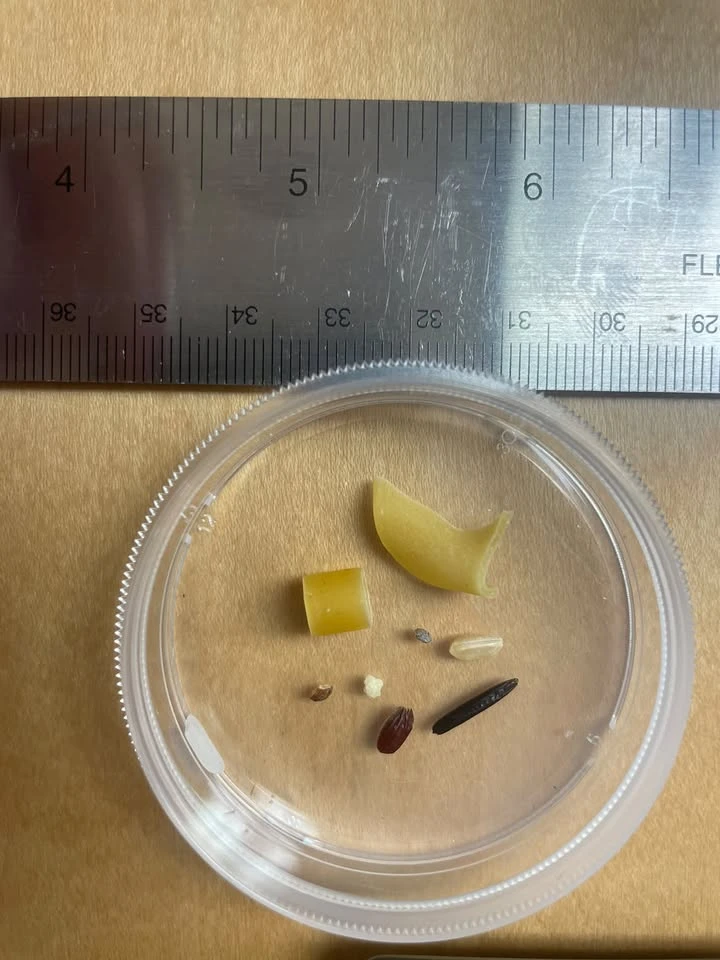
#> input picture vision/samples/dish_phone_01.webp, 720 x 960 px
$ python dish_sizer.py samples/dish_phone_01.webp   (older library calls are emulated)
#> lines starting #> are read from the running program, lines starting #| are printed output that depends on the picture
"""First-pass object sizing for a petri dish photo.

Finds the dish, separates objects from the background by colour difference,
and measures each object's length and width (the short side is what decides
whether it fits through a filter's holes).

Usage: python dish_sizer.py IMAGE [--px-per-mm 13.9] [--out annotated.png] [--json objects.json]
  Without --px-per-mm the scale comes from calibration.json (the mounted webcam).
"""
import argparse
import json
from pathlib import Path

import cv2
import numpy as np

CALIBRATION = Path(__file__).with_name("calibration.json")


RIM_RADIUS_MM = (28, 34)  # outer rim of the 63 mm dish (with or without lid), where its edge is strongest


def _edges(gray):
    """Horizontal and vertical brightness gradients."""
    return cv2.Sobel(gray, cv2.CV_32F, 1, 0), cv2.Sobel(gray, cv2.CV_32F, 0, 1)


# [12 lines left out: function _ring_scores, not called in this run]


def fit_rim(img, px_per_mm, scale=4):
    """Return (cx, cy, r) of the dish rim: the dish-sized circle with the strongest edge all the way round.

    Tries every centre where the whole dish fits in the photo on a 1/4-size edge map, then refines
    at full size. A straight edge such as a ruler lines up with only a small part of any circle, so
    it can't win, and a faint rim on white paper still beats the background.
    """
    gray = cv2.GaussianBlur(cv2.cvtColor(img, cv2.COLOR_BGR2GRAY), (5, 5), 0).astype(np.float32)
    small = _edges(cv2.resize(gray, None, fx=1 / scale, fy=1 / scale, interpolation=cv2.INTER_AREA))
    h, w = small[0].shape
    best = None
    for r_mm in np.arange(RIM_RADIUS_MM[0], RIM_RADIUS_MM[1] + 0.01, 0.5):
        r = r_mm * px_per_mm / scale
        ys, xs = np.mgrid[int(r):int(h - r):2, int(r):int(w - r):2]
        if not xs.size:
            continue
        xs, ys = xs.ravel().astype(float), ys.ravel().astype(float)
        scores = _ring_scores(small, xs, ys, r)
        i = int(scores.argmax())
        if best is None or scores[i] > best[0]:
            best = (scores[i], xs[i] * scale, ys[i] * scale, r * scale)
    if best is None:
        return None

    full = _edges(gray)
    _, cx0, cy0, r0 = best
    ys, xs = np.mgrid[cy0 - 2 * scale:cy0 + 2 * scale + 1, cx0 - 2 * scale:cx0 + 2 * scale + 1]
    xs, ys = xs.ravel().astype(float), ys.ravel().astype(float)
    refined = max(
        (scores[i], xs[i], ys[i], r)
        for r in np.arange(r0 - px_per_mm, r0 + px_per_mm + 0.01, 0.1 * px_per_mm)
        for scores in [_ring_scores(full, xs, ys, r, n=360)]
        for i in [int(scores.argmax())]
    )
    _, cx, cy, r = refined
    return int(round(cx)), int(round(cy)), int(round(r))


# [82 lines left out: functions colour_distance, fit_background, segment, measure, annotate, not called in this run]


def main():
    ap = argparse.ArgumentParser()
    ap.add_argument("image")
    ap.add_argument("--px-per-mm", type=float,
                    help="scale of this photo. Omit it for the mounted webcam: the scale and that setup's "
                         "threshold, floor size and dish centre then come from calibration.json")
    ap.add_argument("--threshold", type=float, help="colour difference from background (CIELAB), default 20")
    ap.add_argument("--floor-mm", type=float, help="diameter of the dish floor to analyse, mm, default 48 (wall starts at ~48 mm)")
    ap.add_argument("--dish-center", type=int, nargs=2, metavar=("X", "Y"), help="dish centre in px, skipping detection")
    ap.add_argument("--shadow-weight", type=float, default=0.5, help="weight of darkening vs colour change (shadows only darken)")
    ap.add_argument("--min-area", type=float, default=0.5, help="ignore blobs smaller than this, mm^2")
    ap.add_argument("--out", default="annotated.png")
    ap.add_argument("--json")
    args = ap.parse_args()

    # Without --px-per-mm the photo is from the calibrated webcam, so use its whole setup;
    # anything given on the command line still wins.
    setup = {}
    if args.px_per_mm is None:
        if not CALIBRATION.exists():
            raise SystemExit("no --px-per-mm given and no calibration.json; measure the scale with ruler_scale.py")
        setup = json.loads(CALIBRATION.read_text())
#> (reads vision/calibration.json from the repository)
        args.px_per_mm = setup["px_per_mm"]
        print(f"scale: {args.px_per_mm} px/mm from {CALIBRATION.name}")
    if args.threshold is None:
        args.threshold = setup.get("threshold", 20)
    if args.floor_mm is None:
        args.floor_mm = setup.get("floor_mm", 48)
    if args.dish_center is None:
        args.dish_center = setup.get("dish_center_px")

    img = cv2.imread(args.image)
#> img is the input picture: shape (960, 720, 3); mean B, G, R 110.2, 135, 149.6
    if img is None:
        raise SystemExit(f"cannot read {args.image}")
    dish = (*args.dish_center, 0) if args.dish_center else fit_rim(img, args.px_per_mm)
#> in fit_rim, `gray = cv2.GaussianBlur(cv2.cvtColor(img, cv2.COLOR_BGR2GRAY), (5, 5),..`:
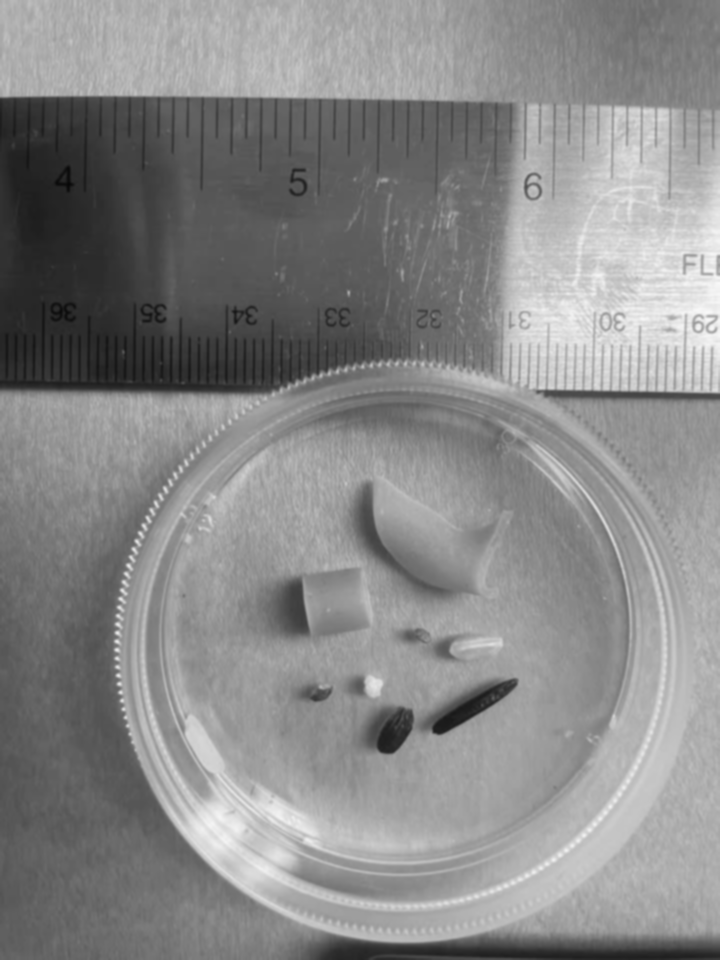
#> gray: shape (960, 720) float32; min 7, max 248, mean 136.5
    mask = np.zeros(img.shape[:2], np.uint8)
    if dish:
        inner_r = int(args.floor_mm / 2 * args.px_per_mm)
        cv2.circle(mask, dish[:2], inner_r, 255, -1)
        print(f"dish: center {dish[:2]}, analysing {args.floor_mm:g} mm across")
    else:
        inner_r = 0
        mask[:] = 255
        print("dish not found; analysing the whole image")

    objects, _ = segment(img, mask, args.threshold, args.shadow_weight)
    results = measure(objects, args.px_per_mm, args.min_area)
    cv2.imwrite(args.out, annotate(img, dish, inner_r, results))

    print(f"{len(results)} objects")
    for o in results:
        print(f"  #{o['id']}: {o['length_mm']} x {o['width_mm']} mm, area {o['area_mm2']} mm2, at {o['center_px']}")
    if args.json:
        with open(args.json, "w") as f:
            json.dump([{k: v for k, v in o.items() if k not in ("contour", "rect")} for o in results], f, indent=2)


if __name__ == "__main__":
#> (the run stopped early here; a loop or call above may not have finished)
